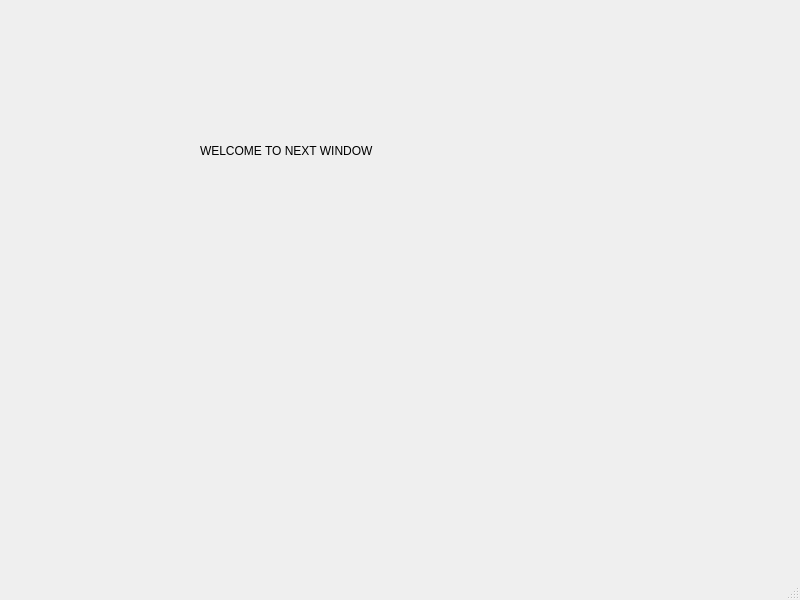
<?xml version="1.0" encoding="UTF-8"?>
<ui version="4.0">
 <class>OtherWindow</class>
 <widget class="QMainWindow" name="OtherWindow">
  <property name="geometry">
   <rect>
    <x>0</x>
    <y>0</y>
    <width>800</width>
    <height>600</height>
   </rect>
  </property>
  <property name="windowTitle">
   <string>MainWindow</string>
  </property>
  <widget class="QWidget" name="centralwidget">
   <widget class="QLabel" name="label">
    <property name="geometry">
     <rect>
      <x>200</x>
      <y>120</y>
      <width>491</width>
      <height>61</height>
     </rect>
    </property>
    <property name="styleSheet">
     <string notr="true">font: 75 26pt &quot;MS Shell Dlg 2&quot;;</string>
    </property>
    <property name="text">
     <string>WELCOME TO NEXT WINDOW</string>
    </property>
   </widget>
  </widget>
  <widget class="QMenuBar" name="menubar">
   <property name="geometry">
    <rect>
     <x>0</x>
     <y>0</y>
     <width>800</width>
     <height>21</height>
    </rect>
   </property>
  </widget>
  <widget class="QStatusBar" name="statusbar"/>
 </widget>
 <resources/>
 <connections/>
</ui>
